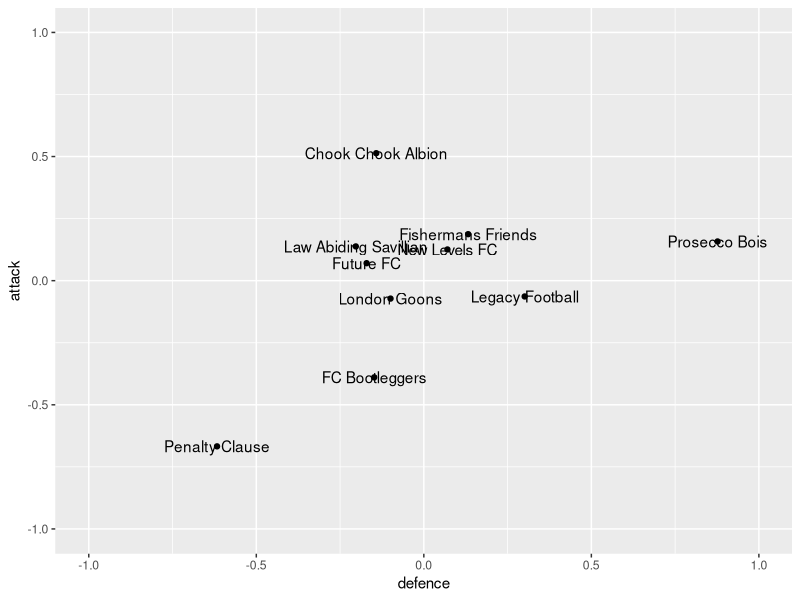

This figure's R source:
library(readr)
library(dplyr)
library(tidyr)
library(stringr)
library(ggplot2)

results <- read_csv("five-a-side/data/results.csv")

results_long <- bind_rows(
  results %>%
    rename(
      attack = home,
      defence = away,
      goals = home_goals
    ) %>%
    dplyr::select(attack, defence, goals),
  results %>%
    rename(
      attack = away,
      defence = home,
      goals = away_goals
    ) %>%
    dplyr::select(attack, defence, goals),  
)


model <- glm(goals ~ attack + defence, results_long, family = "poisson")

coefs_df <- data.frame(team_name = character(0), attack = numeric(0), defence = numeric(0))

teams <- unique(results_long$attack)

intercept <- model$coefficients[["(Intercept)"]]

ave_coef <- log(mean(results_long$goals))

for (team in teams) {
  if (team == "Chook Chook Albion") {
    attack_coef <- 0
    defence_coef <- 0
  }
  else {
    model_coef_names <- names(model$coefficients)[str_detect(names(model$coefficients), team)]
    attack_coef <- model$coefficients[model_coef_names[1]]
    defence_coef <- model$coefficients[model_coef_names[2]]
  }
  coefs_df <- coefs_df %>%
    add_row(
      team_name = team,
      attack = attack_coef,
      defence = defence_coef
    )
}

mean_attack <- mean(coefs_df$attack)
mean_defence <- mean(coefs_df$defence)

coefs_df <- coefs_df %>%
  mutate(
    attack = attack - mean_attack,
    defence = -(defence - mean_defence)
  )

intercept <- intercept + mean_attack + mean_defence

coefs_df %>%
  ggplot(aes(x = defence, y = attack, label = team_name)) +
  geom_point() +
  geom_text() +
  scale_x_continuous(limits = c(-1, 1)) +
  scale_y_continuous(limits = c(-1, 1))
  

